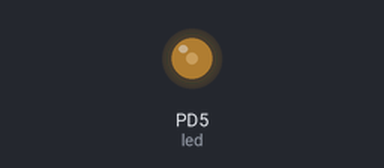
Bench run of a program on a simulated pyboard running MicroPython. Shown: output pins drawn as LEDs (lit = HIGH). At 0.0 s the program stops and its outputs stay as they are.

Above: at 0.1 s.
Timing chart, 0 to 1.5 s (numbered marks = the images above):
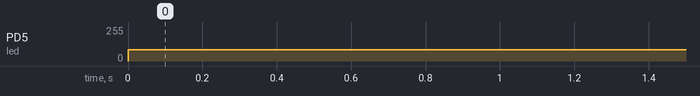

Measured:
- by itself, PD5 (led): 0/255 → 84/255 at 0.00 s

The program:

pwm.py
```python
from pyb import Pin, Timer

led = Pin('D5', Pin.OUT_PP)              # TIM3, CH2 pour D5 ou Y2
tim = Timer(3, freq=500)                 # Timer 3 fixé à 500 Hz
pwm = tim.channel(2, Timer.PWM, pin=led) # PWM sur la voie 2 du timer 3

pwm.pulse_width_percent(33)              # Lancement du signal - Rapport cyclique = 33%
```
